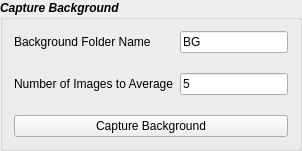
            <widget class="QGroupBox" name="capture_background">
             <property name="font">
              <font>
               <weight>75</weight>
               <italic>true</italic>
               <bold>true</bold>
              </font>
             </property>
             <property name="title">
              <string>Capture Background</string>
             </property>
             <layout class="QGridLayout" name="gridLayout_3">
              <property name="verticalSpacing">
               <number>20</number>
              </property>
              <item row="0" column="0">
               <widget class="QLabel" name="label_bg_folder">
                <property name="font">
                 <font>
                  <weight>50</weight>
                  <italic>false</italic>
                  <bold>false</bold>
                 </font>
                </property>
                <property name="text">
                 <string>Background Folder Name</string>
                </property>
               </widget>
              </item>
              <item row="2" column="0" colspan="2">
               <widget class="QPushButton" name="qbutton_capture_bg">
                <property name="font">
                 <font>
                  <weight>50</weight>
                  <italic>false</italic>
                  <bold>false</bold>
                 </font>
                </property>
                <property name="text">
                 <string>Capture Background</string>
                </property>
               </widget>
              </item>
              <item row="0" column="1">
               <widget class="QLineEdit" name="le_bg_folder">
                <property name="font">
                 <font>
                  <weight>50</weight>
                  <italic>false</italic>
                  <bold>false</bold>
                 </font>
                </property>
                <property name="text">
                 <string>BG</string>
                </property>
               </widget>
              </item>
              <item row="1" column="1">
               <widget class="QLineEdit" name="le_n_avg">
                <property name="font">
                 <font>
                  <weight>50</weight>
                  <italic>false</italic>
                  <bold>false</bold>
                 </font>
                </property>
                <property name="text">
                 <string>5</string>
                </property>
               </widget>
              </item>
              <item row="1" column="0">
               <widget class="QLabel" name="label_n_avg">
                <property name="font">
                 <font>
                  <weight>50</weight>
                  <italic>false</italic>
                  <bold>false</bold>
                 </font>
                </property>
                <property name="text">
                 <string>Number of Images to Average</string>
                </property>
               </widget>
              </item>
             </layout>
            </widget>
